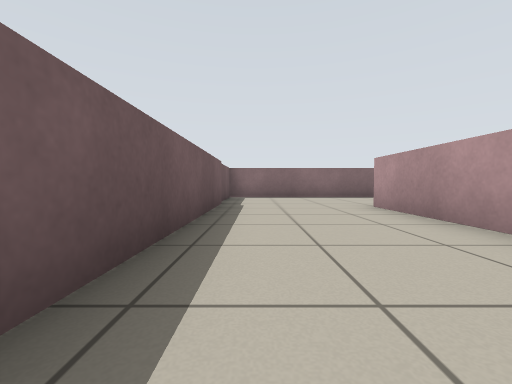
View 1 (above)

24 first-person views from a walk through a world built for the Player/Stage simulator. The camera is 0.49 m above the floor, tilts 2° down and sees 90° across. Floor lines are 1 m apart. The floor is counted in squares, 1 m on a side. Each view is taken from the middle of a square. On the plan, view 1 faces up. The plan holds only what a view shows up to about 9 squares ahead; the rest is blank. The robots in the file are not drawn.

View 2
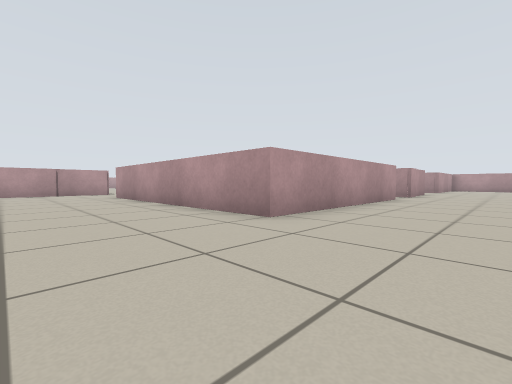

View 3
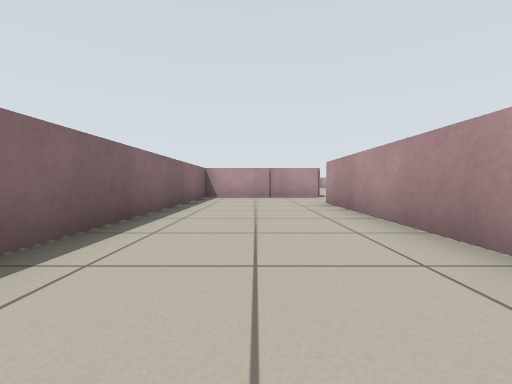

View 4
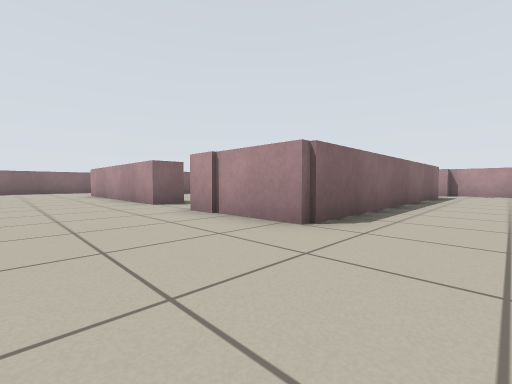

View 5
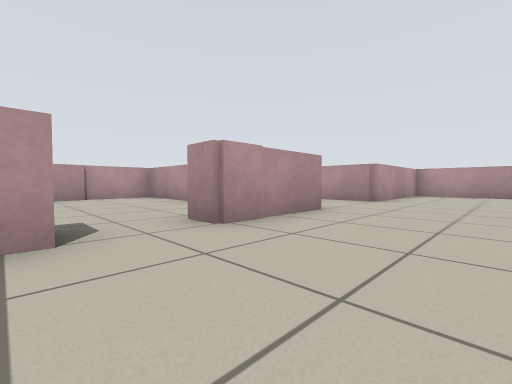

View 6
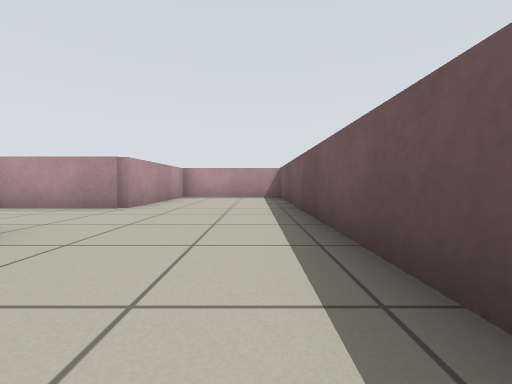

View 7
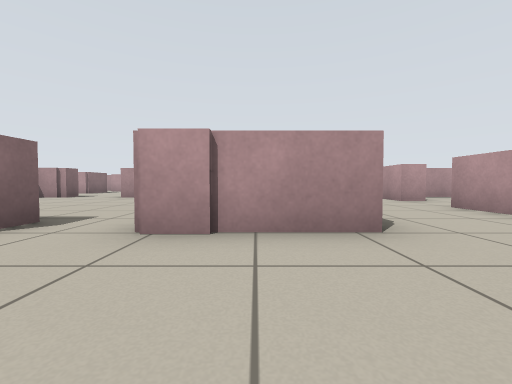

View 8
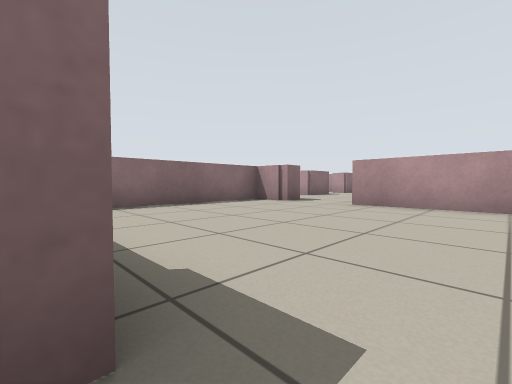

View 9
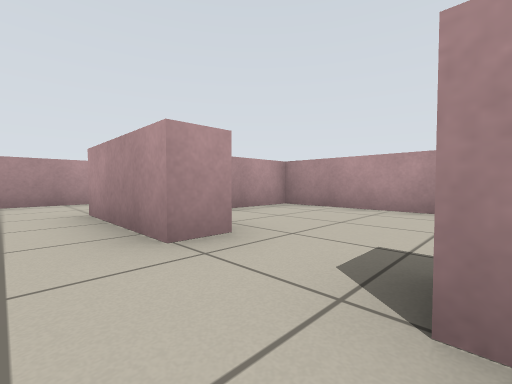

View 10
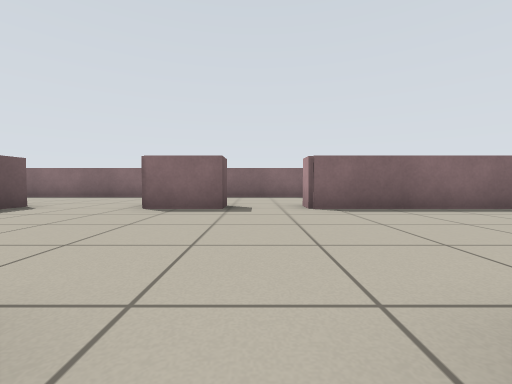

View 11
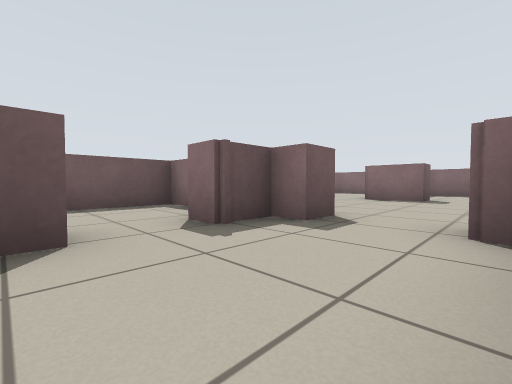

View 12
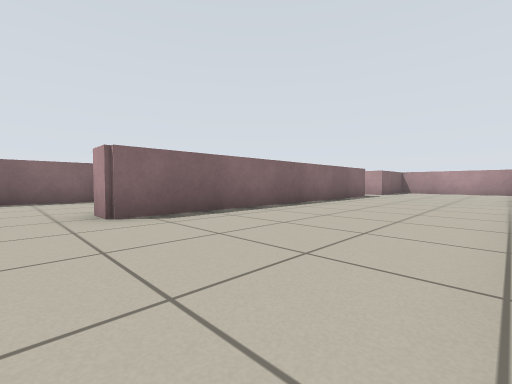

View 13
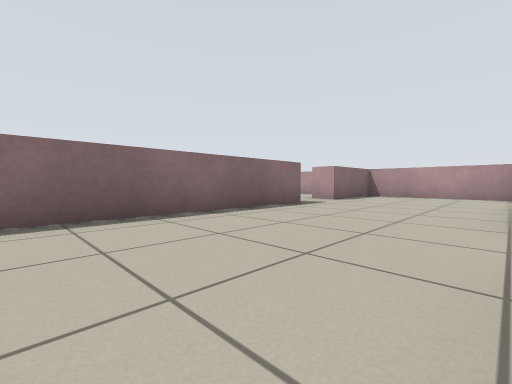

View 14
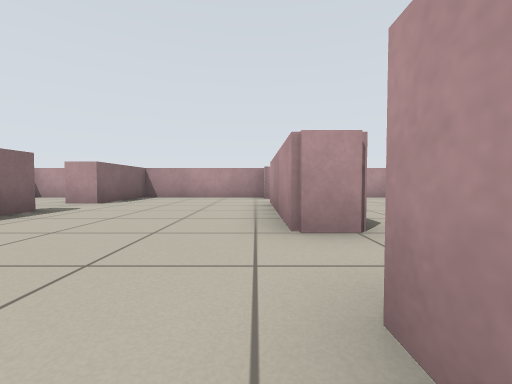

View 15
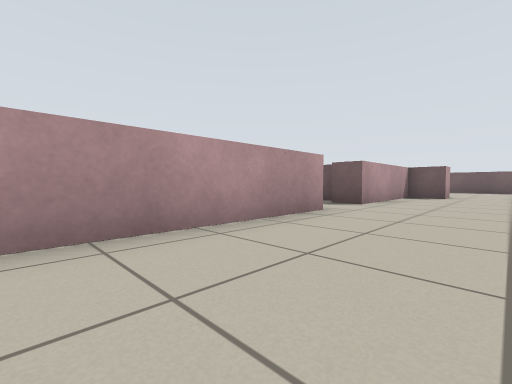

View 16
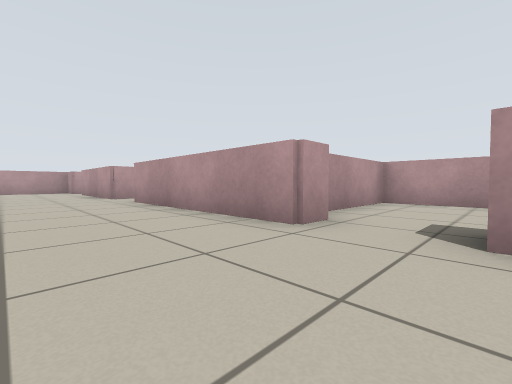

View 17
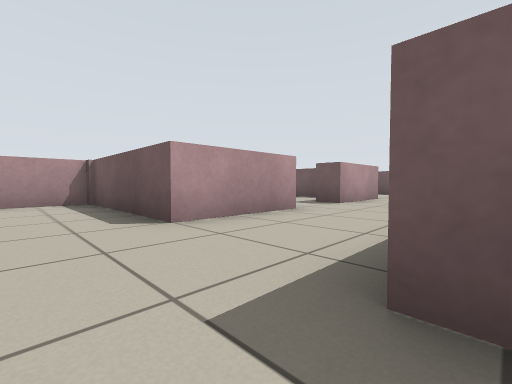

View 18
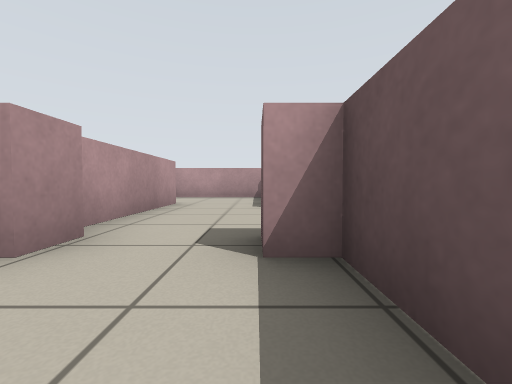

View 19
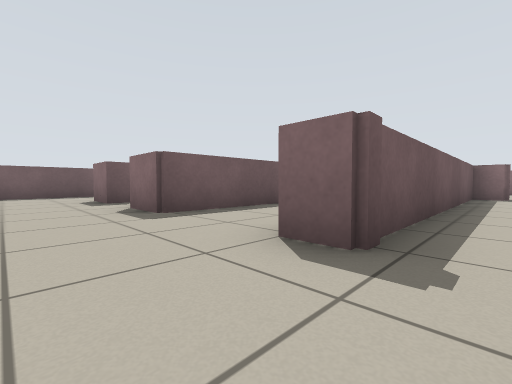

View 20
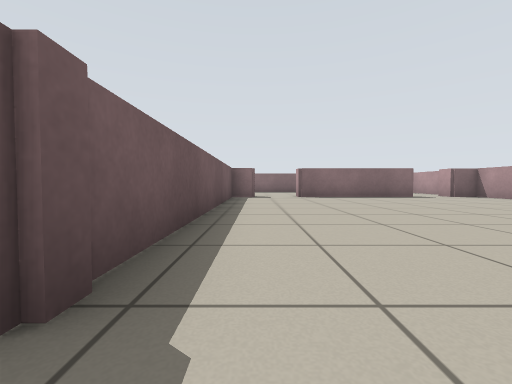

View 21
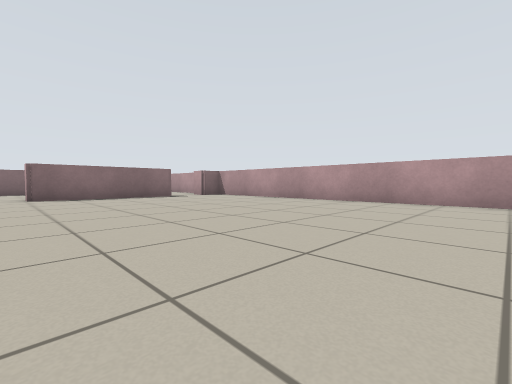

View 22
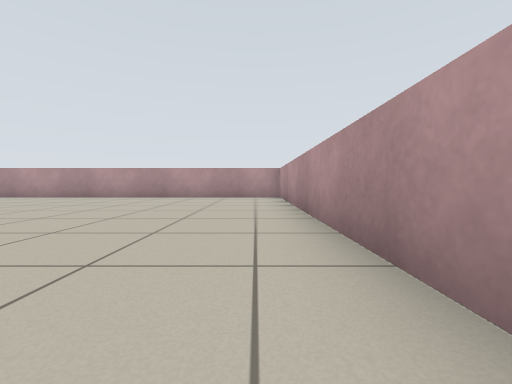

View 23
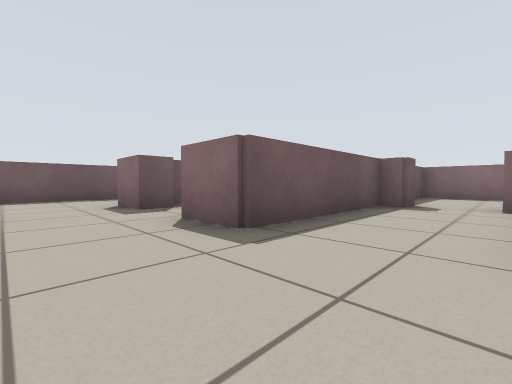

View 24
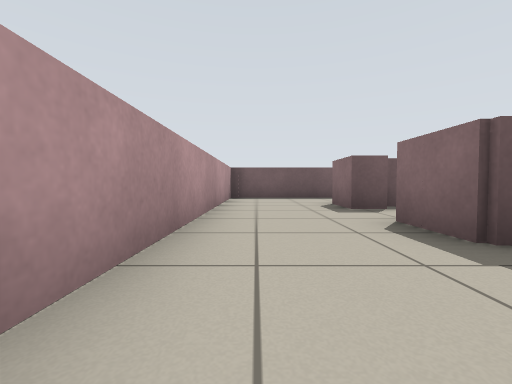

### Floor plan
Points are (right, up) in squares from view 1. A wall is a line through its corners. A room is listed if a view was taken in it or the views show most of it. See-through windows are left out.
Room 1 (views 1, 2, 3, 4, 5, 6, 7, 8, 9, 17)
walls: (3.2, -0.3) (2.4, -0.3) (2.4, 5.3) (9.3, 5.3) (9.3, 4.6); (-0.8, -2.8) (-0.8, -10.8) (2.4, -10.8) (2.4, -6.9) (5.2, -6.9); (9.4, -2.5) (9.4, -3.7) (10, -3.7) (10, -4.3) (2.4, -4.3) (2.4, -1.8) (3.1, -1.8); (7, -6.9) (9.4, -6.9); (-0.8, 6.1) (-0.8, 0.8); (11.6, -4.4) (11.6, -3.6); (-0.8, 7.9) (-0.8, 7); (11.9, -6.5) (11.9, -4.8); (11.9, 4.8) (11.9, 6.6); (11.7, 6.5) (11.7, 8.7) (-0.9, 8.7)
ways out: opening at (10.5, 5) to room 3; opening at (10.5, -3.5) to room 4; opening at (3, -1) to room 7; opening at (6, -7) to room 8; opening at (10.5, -7.5) to room 11
Room 2 (views 10, 11)
walls: (12.6, -2.6) (12.6, -3.1); (13.2, -3.7) (15.2, -3.7) (15.2, -1); (14.7, -0.1) (14.7, 0.6); (13.2, 0.6) (13.2, -0.3) (12.6, -0.3) (12.6, -1.2) (11.9, -1.2)
ways out: opening at (14, 0) to room 3; opening at (12, -2) to room 4
Room 3 (views 12, 13, 14, 15, 16)
walls: (21.5, 0.6) (25.5, 0.6); (23.4, 4.8) (15, 4.8) (15, 5.5); (14.7, 0.6) (19.9, 0.6); (13.4, 5.6) (13.4, 4.8) (11.9, 4.8); (27.7, 0.6) (27.7, 4.8) (25.1, 4.8) (25.1, 5.6); (9.4, 1.6) (9.4, 0.6) (13.2, 0.6)
ways out: opening at (10.5, 5) to room 1; opening at (14, 0) to room 2; opening at (20.5, 0) to room 5; opening at (26, 0) to room 5; opening at (9, 2.5) to room 7; opening at (14, 5) to room 10; opening at (24.5, 5)
Room 4 (view 18)
walls: (10.2, -0.3) (9.4, -0.3) (9.4, -2.5)
ways out: opening at (10.5, -3.5) to room 1; opening at (12, -2) to room 2
Room 5 (views 19, 20, 21)
walls: (25.6, -0.1) (21.5, -0.1) (21.5, 0.6); (19.9, -0.3) (19.2, -0.3) (19.2, -8.2); (19.8, -10.8) (27.7, -10.8) (27.7, -0.1) (27, -0.1) (27, 0.8)
ways out: opening at (20.5, 0) to room 3; opening at (26, 0) to room 3; opening at (19, -9.5) to room 6
Room 6 (views 22, 23, 24)
walls: (19.2, -8.2) (18.5, -8.2); (16, -4.3) (16, -8.2); (16.5, -3.6) (16.5, -4.3)
ways out: opening at (19, -9.5) to room 5; opening at (15.5, -9.5) to room 9; opening at (17, -4) to room 12
Room 7 (no view inside)
walls: (9.4, 3.4) (8.7, 3.4) (8.7, 4.5) (4.5, 4.5); (6.2, -3.7) (8.7, -3.7) (8.7, 1.6) (9.4, 1.6)
ways out: opening at (3, -1) to room 1; opening at (9, 2.5) to room 3
Room 8 (no view inside)
walls: (7, -7.8) (7, -6.9); (5.8, -10.8) (8.8, -10.8) (8.8, -8.9); (5.2, -6.9) (5.2, -7.6)
ways out: opening at (6, -7) to room 1
Room 9 (no view inside)
walls: (13.2, -7.5) (13.2, -8.2) (11.9, -8.2); (16, -8.2) (14.6, -8.2); (11.6, -10.8) (17.2, -10.8)
ways out: opening at (15.5, -9.5) to room 6; opening at (12.5, -9.5) to room 11; opening at (14, -8)
Room 10 (no view inside)
walls: (15.8, 8.7) (13, 8.7)
ways out: opening at (14, 5) to room 3
Room 11 (no view inside)
walls: (9.4, -6.9) (9.4, -10.8) (11.6, -10.8); (11.9, -8.2) (11.9, -6.5)
ways out: opening at (10.5, -7.5) to room 1; opening at (12.5, -9.5) to room 9
Room 12 (no view inside)
walls: (17.9, -0.3) (16, -0.3) (16, -1.2)
ways out: opening at (17, -4) to room 6

Where each view was taken, in squares from view 1:
view 1: 0 up, 0 right, facing up
view 2: 8 up, 0 right, facing down-right
view 3: 7 up, 3 right, facing right
view 4: 6 down, 0 right, facing up-right
view 5: 0 up, 0 right, facing down-right
view 6: 2 down, 0 right, facing down
view 7: 3 down, 0 right, facing right
view 8: 1 down, 3 right, facing up-right
view 9: 6 down, 5 right, facing down-right
view 10: 0 up, 14 right, facing up
view 11: 3 down, 15 right, facing up-left
view 12: 1 up, 14 right, facing up-right
view 13: 1 up, 18 right, facing up-right
view 14: 1 up, 19 right, facing right
view 15: 3 up, 19 right, facing down-left
view 16: 3 up, 13 right, facing down-right
view 17: 4 down, 11 right, facing down-left
view 18: 2 down, 10 right, facing down
view 19: 10 down, 20 right, facing up-left
view 20: 9 down, 20 right, facing up
view 21: 9 down, 21 right, facing up-right
view 22: 10 down, 19 right, facing right
view 23: 10 down, 18 right, facing up-left
view 24: 10 down, 18 right, facing left
